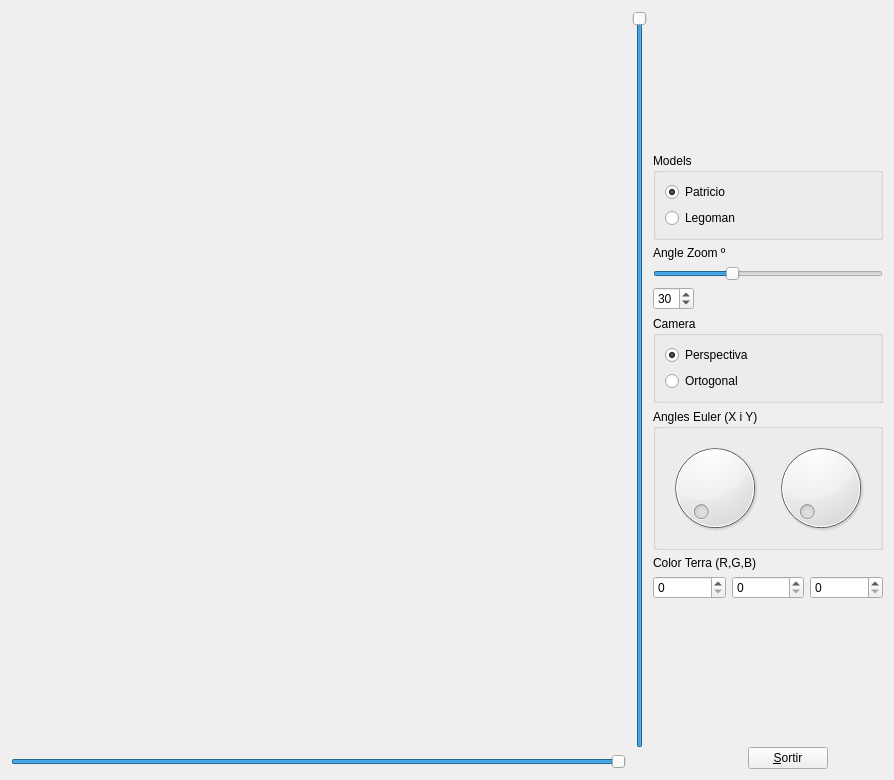
<?xml version="1.0" encoding="UTF-8"?>
<ui version="4.0">
 <class>MyForm</class>
 <widget class="QWidget" name="MyForm">
  <property name="geometry">
   <rect>
    <x>0</x>
    <y>0</y>
    <width>894</width>
    <height>780</height>
   </rect>
  </property>
  <property name="windowTitle">
   <string>Form</string>
  </property>
  <layout class="QHBoxLayout" name="horizontalLayout_4">
   <item>
    <layout class="QGridLayout" name="gridLayout">
     <item row="0" column="0">
      <widget class="MyGLWidget" name="widget" native="true">
       <property name="sizePolicy">
        <sizepolicy hsizetype="Expanding" vsizetype="Expanding">
         <horstretch>0</horstretch>
         <verstretch>0</verstretch>
        </sizepolicy>
       </property>
      </widget>
     </item>
     <item row="0" column="1">
      <widget class="QSlider" name="verticalSlider">
       <property name="maximum">
        <number>739</number>
       </property>
       <property name="sliderPosition">
        <number>739</number>
       </property>
       <property name="orientation">
        <enum>Qt::Vertical</enum>
       </property>
      </widget>
     </item>
     <item row="1" column="0">
      <widget class="QSlider" name="horizontalSlider_2">
       <property name="maximum">
        <number>615</number>
       </property>
       <property name="sliderPosition">
        <number>615</number>
       </property>
       <property name="orientation">
        <enum>Qt::Horizontal</enum>
       </property>
      </widget>
     </item>
    </layout>
   </item>
   <item>
    <layout class="QVBoxLayout" name="verticalLayout_5">
     <item>
      <spacer name="verticalSpacer_2">
       <property name="orientation">
        <enum>Qt::Vertical</enum>
       </property>
       <property name="sizeHint" stdset="0">
        <size>
         <width>20</width>
         <height>40</height>
        </size>
       </property>
      </spacer>
     </item>
     <item>
      <widget class="QGroupBox" name="groupBox">
       <property name="title">
        <string>Models</string>
       </property>
       <layout class="QVBoxLayout" name="verticalLayout">
        <item>
         <widget class="QRadioButton" name="radioButton">
          <property name="text">
           <string>Patricio</string>
          </property>
          <property name="checked">
           <bool>true</bool>
          </property>
         </widget>
        </item>
        <item>
         <widget class="QRadioButton" name="radioButton_2">
          <property name="text">
           <string>Legoman</string>
          </property>
         </widget>
        </item>
       </layout>
      </widget>
     </item>
     <item>
      <layout class="QVBoxLayout" name="verticalLayout_2">
       <item>
        <widget class="QLabel" name="label">
         <property name="text">
          <string>Angle Zoom º</string>
         </property>
        </widget>
       </item>
       <item>
        <widget class="QSlider" name="horizontalSlider">
         <property name="sizePolicy">
          <sizepolicy hsizetype="Preferred" vsizetype="Fixed">
           <horstretch>0</horstretch>
           <verstretch>0</verstretch>
          </sizepolicy>
         </property>
         <property name="minimum">
          <number>15</number>
         </property>
         <property name="maximum">
          <number>60</number>
         </property>
         <property name="sliderPosition">
          <number>30</number>
         </property>
         <property name="orientation">
          <enum>Qt::Horizontal</enum>
         </property>
        </widget>
       </item>
       <item>
        <widget class="QSpinBox" name="spinBox">
         <property name="sizePolicy">
          <sizepolicy hsizetype="Fixed" vsizetype="Fixed">
           <horstretch>0</horstretch>
           <verstretch>0</verstretch>
          </sizepolicy>
         </property>
         <property name="minimum">
          <number>15</number>
         </property>
         <property name="maximum">
          <number>90</number>
         </property>
         <property name="value">
          <number>30</number>
         </property>
        </widget>
       </item>
      </layout>
     </item>
     <item>
      <widget class="QGroupBox" name="groupBox_2">
       <property name="title">
        <string>Camera</string>
       </property>
       <layout class="QVBoxLayout" name="verticalLayout_3">
        <item>
         <widget class="QRadioButton" name="radioButton_3">
          <property name="text">
           <string>Perspectiva</string>
          </property>
          <property name="checked">
           <bool>true</bool>
          </property>
         </widget>
        </item>
        <item>
         <widget class="QRadioButton" name="radioButton_4">
          <property name="text">
           <string>Ortogonal</string>
          </property>
         </widget>
        </item>
       </layout>
      </widget>
     </item>
     <item>
      <widget class="QGroupBox" name="groupBox_3">
       <property name="sizePolicy">
        <sizepolicy hsizetype="Minimum" vsizetype="Preferred">
         <horstretch>0</horstretch>
         <verstretch>0</verstretch>
        </sizepolicy>
       </property>
       <property name="title">
        <string>Angles Euler (X i Y)</string>
       </property>
       <layout class="QHBoxLayout" name="horizontalLayout_2">
        <item>
         <widget class="QDial" name="dial">
          <property name="sizePolicy">
           <sizepolicy hsizetype="Fixed" vsizetype="Fixed">
            <horstretch>0</horstretch>
            <verstretch>0</verstretch>
           </sizepolicy>
          </property>
          <property name="maximum">
           <number>360</number>
          </property>
         </widget>
        </item>
        <item>
         <widget class="QDial" name="dial_2">
          <property name="sizePolicy">
           <sizepolicy hsizetype="Minimum" vsizetype="Preferred">
            <horstretch>0</horstretch>
            <verstretch>0</verstretch>
           </sizepolicy>
          </property>
          <property name="maximum">
           <number>360</number>
          </property>
         </widget>
        </item>
       </layout>
      </widget>
     </item>
     <item>
      <layout class="QVBoxLayout" name="verticalLayout_4">
       <item>
        <widget class="MyLabel" name="label_2">
         <property name="autoFillBackground">
          <bool>true</bool>
         </property>
         <property name="text">
          <string>Color Terra (R,G,B)</string>
         </property>
        </widget>
       </item>
       <item>
        <layout class="QHBoxLayout" name="horizontalLayout_3">
         <item>
          <widget class="QSpinBox" name="spinBox_2">
           <property name="maximum">
            <number>255</number>
           </property>
          </widget>
         </item>
         <item>
          <widget class="QSpinBox" name="spinBox_3">
           <property name="maximum">
            <number>255</number>
           </property>
          </widget>
         </item>
         <item>
          <widget class="QSpinBox" name="spinBox_4">
           <property name="maximum">
            <number>255</number>
           </property>
          </widget>
         </item>
        </layout>
       </item>
      </layout>
     </item>
     <item>
      <spacer name="verticalSpacer">
       <property name="orientation">
        <enum>Qt::Vertical</enum>
       </property>
       <property name="sizeHint" stdset="0">
        <size>
         <width>20</width>
         <height>40</height>
        </size>
       </property>
      </spacer>
     </item>
     <item>
      <layout class="QHBoxLayout" name="horizontalLayout">
       <item>
        <spacer name="horizontalSpacer">
         <property name="orientation">
          <enum>Qt::Horizontal</enum>
         </property>
         <property name="sizeType">
          <enum>QSizePolicy::Minimum</enum>
         </property>
         <property name="sizeHint" stdset="0">
          <size>
           <width>40</width>
           <height>20</height>
          </size>
         </property>
        </spacer>
       </item>
       <item>
        <widget class="QPushButton" name="pushButton">
         <property name="sizePolicy">
          <sizepolicy hsizetype="Fixed" vsizetype="Fixed">
           <horstretch>0</horstretch>
           <verstretch>0</verstretch>
          </sizepolicy>
         </property>
         <property name="text">
          <string>&amp;Sortir</string>
         </property>
        </widget>
       </item>
      </layout>
     </item>
    </layout>
   </item>
  </layout>
 </widget>
 <customwidgets>
  <customwidget>
   <class>MyGLWidget</class>
   <extends>QWidget</extends>
   <header location="global">MyGLWidget.h</header>
   <container>1</container>
   <slots>
    <signal>enviaAngleX(int)</signal>
    <signal>enviaAngleY(int)</signal>
    <signal>enviaAnglePhi(int)</signal>
    <signal>enviaAngleTheta(int)</signal>
    <slot>repAngleZoom(int)</slot>
    <slot>repModelPatr(bool)</slot>
    <slot>repModelLego(bool)</slot>
    <slot>repCameraPersp(bool)</slot>
    <slot>repCameraOrt(bool)</slot>
    <slot>repAngleX(int)</slot>
    <slot>repAngleY(int)</slot>
    <slot>repColorR(int)</slot>
    <slot>repColorG(int)</slot>
    <slot>repColorB(int)</slot>
    <slot>repW(int)</slot>
    <slot>repH(int)</slot>
    <slot>repValor(int)</slot>
    <slot>carregaModelPatricio(bool)</slot>
    <slot>carregaModelLegoman(bool)</slot>
    <slot>cameraPerspect(bool)</slot>
    <slot>cameraOrtog(bool)</slot>
    <slot>canviaAnglePhi(int)</slot>
    <slot>canviaAngleTheta(int)</slot>
    <slot>repValorR(int)</slot>
    <slot>repValorG(int)</slot>
    <slot>repValorB(int)</slot>
    <slot>canviaHVW(int)</slot>
    <slot>canviaWVW(int)</slot>
   </slots>
  </customwidget>
  <customwidget>
   <class>MyLabel</class>
   <extends>QLabel</extends>
   <header location="global">MyLabel.h</header>
   <slots>
    <slot>setColorR(int)</slot>
    <slot>setColorG(int)</slot>
    <slot>setColorB(int)</slot>
    <slot>canviaValorR(int)</slot>
    <slot>canviaValorG(int)</slot>
    <slot>canviaValorB(int)</slot>
   </slots>
  </customwidget>
 </customwidgets>
 <resources/>
 <connections>
  <connection>
   <sender>pushButton</sender>
   <signal>clicked()</signal>
   <receiver>MyForm</receiver>
   <slot>close()</slot>
   <hints>
    <hint type="sourcelabel">
     <x>783</x>
     <y>714</y>
    </hint>
    <hint type="destinationlabel">
     <x>839</x>
     <y>529</y>
    </hint>
   </hints>
  </connection>
  <connection>
   <sender>horizontalSlider</sender>
   <signal>sliderMoved(int)</signal>
   <receiver>spinBox</receiver>
   <slot>setValue(int)</slot>
   <hints>
    <hint type="sourcelabel">
     <x>783</x>
     <y>244</y>
    </hint>
    <hint type="destinationlabel">
     <x>603</x>
     <y>276</y>
    </hint>
   </hints>
  </connection>
  <connection>
   <sender>spinBox</sender>
   <signal>valueChanged(int)</signal>
   <receiver>horizontalSlider</receiver>
   <slot>setValue(int)</slot>
   <hints>
    <hint type="sourcelabel">
     <x>603</x>
     <y>276</y>
    </hint>
    <hint type="destinationlabel">
     <x>783</x>
     <y>244</y>
    </hint>
   </hints>
  </connection>
  <connection>
   <sender>horizontalSlider</sender>
   <signal>sliderMoved(int)</signal>
   <receiver>widget</receiver>
   <slot>repAngleZoom(int)</slot>
   <hints>
    <hint type="sourcelabel">
     <x>783</x>
     <y>244</y>
    </hint>
    <hint type="destinationlabel">
     <x>525</x>
     <y>243</y>
    </hint>
   </hints>
  </connection>
  <connection>
   <sender>spinBox</sender>
   <signal>valueChanged(int)</signal>
   <receiver>widget</receiver>
   <slot>repAngleZoom(int)</slot>
   <hints>
    <hint type="sourcelabel">
     <x>603</x>
     <y>276</y>
    </hint>
    <hint type="destinationlabel">
     <x>525</x>
     <y>368</y>
    </hint>
   </hints>
  </connection>
  <connection>
   <sender>radioButton</sender>
   <signal>clicked(bool)</signal>
   <receiver>widget</receiver>
   <slot>repModelPatr(bool)</slot>
   <hints>
    <hint type="sourcelabel">
     <x>772</x>
     <y>158</y>
    </hint>
    <hint type="destinationlabel">
     <x>525</x>
     <y>112</y>
    </hint>
   </hints>
  </connection>
  <connection>
   <sender>radioButton_2</sender>
   <signal>clicked(bool)</signal>
   <receiver>widget</receiver>
   <slot>repModelLego(bool)</slot>
   <hints>
    <hint type="sourcelabel">
     <x>772</x>
     <y>187</y>
    </hint>
    <hint type="destinationlabel">
     <x>525</x>
     <y>150</y>
    </hint>
   </hints>
  </connection>
  <connection>
   <sender>radioButton_3</sender>
   <signal>clicked(bool)</signal>
   <receiver>widget</receiver>
   <slot>repCameraPersp(bool)</slot>
   <hints>
    <hint type="sourcelabel">
     <x>772</x>
     <y>338</y>
    </hint>
    <hint type="destinationlabel">
     <x>525</x>
     <y>456</y>
    </hint>
   </hints>
  </connection>
  <connection>
   <sender>radioButton_4</sender>
   <signal>clicked(bool)</signal>
   <receiver>widget</receiver>
   <slot>repCameraOrt(bool)</slot>
   <hints>
    <hint type="sourcelabel">
     <x>772</x>
     <y>367</y>
    </hint>
    <hint type="destinationlabel">
     <x>525</x>
     <y>492</y>
    </hint>
   </hints>
  </connection>
  <connection>
   <sender>dial</sender>
   <signal>valueChanged(int)</signal>
   <receiver>widget</receiver>
   <slot>repAngleX(int)</slot>
   <hints>
    <hint type="sourcelabel">
     <x>666</x>
     <y>517</y>
    </hint>
    <hint type="destinationlabel">
     <x>511</x>
     <y>563</y>
    </hint>
   </hints>
  </connection>
  <connection>
   <sender>dial_2</sender>
   <signal>valueChanged(int)</signal>
   <receiver>widget</receiver>
   <slot>repAngleY(int)</slot>
   <hints>
    <hint type="sourcelabel">
     <x>772</x>
     <y>517</y>
    </hint>
    <hint type="destinationlabel">
     <x>525</x>
     <y>590</y>
    </hint>
   </hints>
  </connection>
  <connection>
   <sender>widget</sender>
   <signal>enviaAngleX(int)</signal>
   <receiver>dial</receiver>
   <slot>setValue(int)</slot>
   <hints>
    <hint type="sourcelabel">
     <x>525</x>
     <y>613</y>
    </hint>
    <hint type="destinationlabel">
     <x>666</x>
     <y>517</y>
    </hint>
   </hints>
  </connection>
  <connection>
   <sender>widget</sender>
   <signal>enviaAngleY(int)</signal>
   <receiver>dial_2</receiver>
   <slot>setValue(int)</slot>
   <hints>
    <hint type="sourcelabel">
     <x>525</x>
     <y>637</y>
    </hint>
    <hint type="destinationlabel">
     <x>772</x>
     <y>517</y>
    </hint>
   </hints>
  </connection>
  <connection>
   <sender>spinBox_2</sender>
   <signal>valueChanged(int)</signal>
   <receiver>label_2</receiver>
   <slot>setColorR(int)</slot>
   <hints>
    <hint type="sourcelabel">
     <x>599</x>
     <y>571</y>
    </hint>
    <hint type="destinationlabel">
     <x>593</x>
     <y>545</y>
    </hint>
   </hints>
  </connection>
  <connection>
   <sender>spinBox_3</sender>
   <signal>valueChanged(int)</signal>
   <receiver>label_2</receiver>
   <slot>setColorG(int)</slot>
   <hints>
    <hint type="sourcelabel">
     <x>685</x>
     <y>573</y>
    </hint>
    <hint type="destinationlabel">
     <x>690</x>
     <y>546</y>
    </hint>
   </hints>
  </connection>
  <connection>
   <sender>spinBox_4</sender>
   <signal>valueChanged(int)</signal>
   <receiver>label_2</receiver>
   <slot>setColorB(int)</slot>
   <hints>
    <hint type="sourcelabel">
     <x>753</x>
     <y>567</y>
    </hint>
    <hint type="destinationlabel">
     <x>747</x>
     <y>551</y>
    </hint>
   </hints>
  </connection>
  <connection>
   <sender>spinBox_2</sender>
   <signal>valueChanged(int)</signal>
   <receiver>widget</receiver>
   <slot>repColorR(int)</slot>
   <hints>
    <hint type="sourcelabel">
     <x>581</x>
     <y>585</y>
    </hint>
    <hint type="destinationlabel">
     <x>525</x>
     <y>660</y>
    </hint>
   </hints>
  </connection>
  <connection>
   <sender>spinBox_3</sender>
   <signal>valueChanged(int)</signal>
   <receiver>widget</receiver>
   <slot>repColorG(int)</slot>
   <hints>
    <hint type="sourcelabel">
     <x>640</x>
     <y>585</y>
    </hint>
    <hint type="destinationlabel">
     <x>525</x>
     <y>684</y>
    </hint>
   </hints>
  </connection>
  <connection>
   <sender>spinBox_4</sender>
   <signal>valueChanged(int)</signal>
   <receiver>widget</receiver>
   <slot>repColorB(int)</slot>
   <hints>
    <hint type="sourcelabel">
     <x>723</x>
     <y>578</y>
    </hint>
    <hint type="destinationlabel">
     <x>525</x>
     <y>694</y>
    </hint>
   </hints>
  </connection>
  <connection>
   <sender>verticalSlider</sender>
   <signal>valueChanged(int)</signal>
   <receiver>widget</receiver>
   <slot>repH(int)</slot>
   <hints>
    <hint type="sourcelabel">
     <x>536</x>
     <y>344</y>
    </hint>
    <hint type="destinationlabel">
     <x>505</x>
     <y>346</y>
    </hint>
   </hints>
  </connection>
  <connection>
   <sender>horizontalSlider_2</sender>
   <signal>valueChanged(int)</signal>
   <receiver>widget</receiver>
   <slot>repW(int)</slot>
   <hints>
    <hint type="sourcelabel">
     <x>266</x>
     <y>704</y>
    </hint>
    <hint type="destinationlabel">
     <x>260</x>
     <y>687</y>
    </hint>
   </hints>
  </connection>
 </connections>
</ui>
